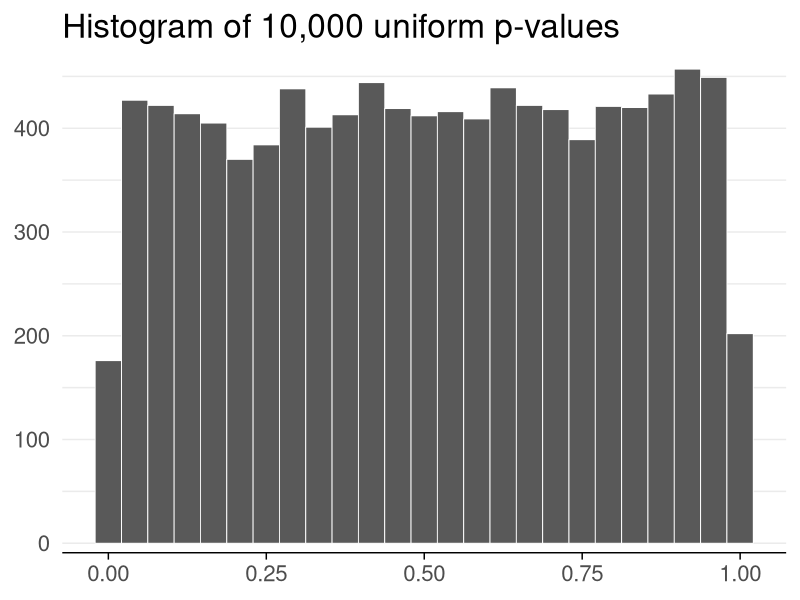
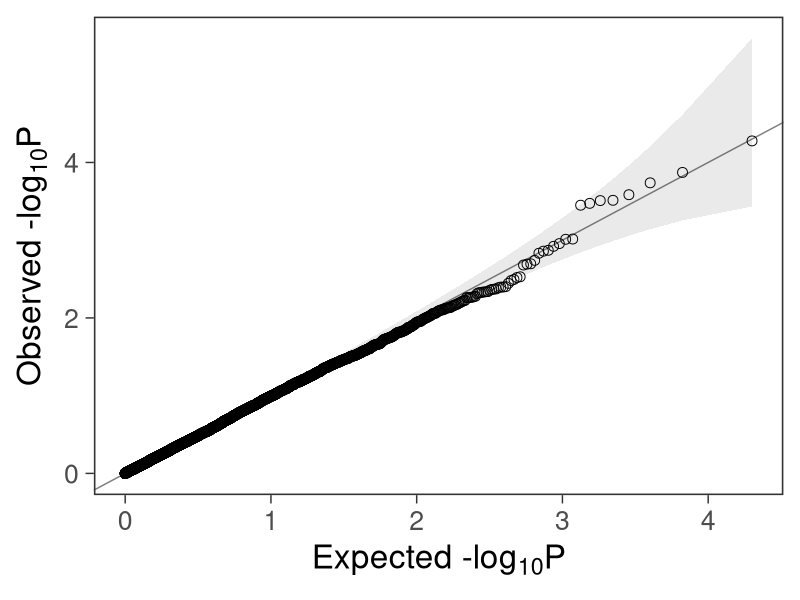
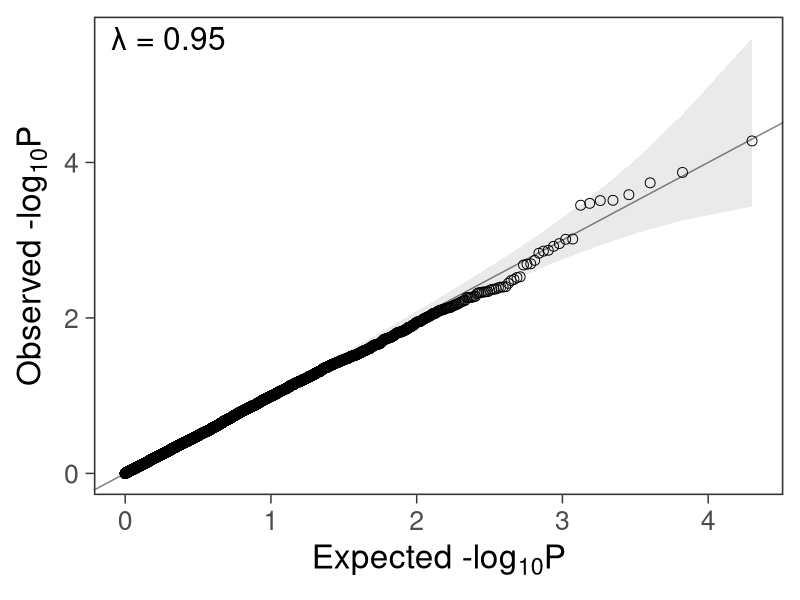

The R script that drew these images, in order:
## ---- chunk 1
library(seriation)
library(pheatmap)
library(knitr)
library(readr)
library(ggplot2)
library(dplyr)
library(tidyr)
library(stringr)
opts_chunk$set(
  echo = TRUE
)
## ---- chunk 2
ps <- runif(n = 1e4)
ggplot(data.frame(ps)) +
  geom_histogram(aes(x = ps), bins = 25, color = "white", size = 0.3) +
  theme_minimal(base_size = 20) +
  labs(x = NULL, y = NULL, title = "Histogram of 10,000 uniform p-values") +
  scale_y_continuous(expand = c(0.02, 0)) +
  theme(
    axis.line.x = element_line(size = 0.5),
    axis.ticks.x = element_line(size = 0.5),
    panel.grid.major.y = element_line(size = 0.5),
    panel.grid.minor.y = element_line(size = 0.5),
    panel.grid.major.x = element_blank(),
    panel.grid.minor.x = element_blank()
  )
## ---- chunk 3
#' Create a quantile-quantile plot with ggplot2.
#'
#' Assumptions:
#'   - Expected P values are uniformly distributed.
#'   - Confidence intervals assume independence between tests.
#'     We expect deviations past the confidence intervals if the tests are
#'     not independent.
#'     For example, in a genome-wide association study, the genotype at any
#'     position is correlated to nearby positions. Tests of nearby genotypes
#'     will result in similar test statistics.
#'
#' @param ps Vector of p-values.
#' @param ci Size of the confidence interval, 95% by default.
#' @return A ggplot2 plot.
#' @examples
#' library(ggplot2)
#' gg_qqplot(runif(1e2)) + theme_grey(base_size = 24)
gg_qqplot <- function(ps, ci = 0.95) {
  n  <- length(ps)
  df <- data.frame(
    observed = -log10(sort(ps)),
    expected = -log10(ppoints(n)),
    clower   = -log10(qbeta(p = (1 - ci) / 2, shape1 = 1:n, shape2 = n:1)),
    cupper   = -log10(qbeta(p = (1 + ci) / 2, shape1 = 1:n, shape2 = n:1))
  )
  log10Pe <- expression(paste("Expected -log"[10], plain(P)))
  log10Po <- expression(paste("Observed -log"[10], plain(P)))
  ggplot(df) +
    geom_ribbon(
      mapping = aes(x = expected, ymin = clower, ymax = cupper),
      alpha = 0.1
    ) +
    geom_point(aes(expected, observed), shape = 1, size = 3) +
    geom_abline(intercept = 0, slope = 1, alpha = 0.5) +
    # geom_line(aes(expected, cupper), linetype = 2, size = 0.5) +
    # geom_line(aes(expected, clower), linetype = 2, size = 0.5) +
    xlab(log10Pe) +
    ylab(log10Po)
}
## ---- chunk 4
gg_qqplot(ps) +
  theme_bw(base_size = 24) +
  theme(
    axis.ticks = element_line(size = 0.5),
    panel.grid = element_blank()
    # panel.grid = element_line(size = 0.5, color = "grey80")
  )
## ---- chunk 5
set.seed(1234)
pvalue <- runif(1000, min=0, max=1)
inflation <- function(ps) {
  chisq <- qchisq(1 - pvalue, 1)
  lambda <- median(chisq) / qchisq(0.5, 1)
  lambda
}
inflation(pvalue)
## ---- chunk 6
gg_qqplot(ps) +
  theme_bw(base_size = 24) +
  annotate(
    geom = "text",
    x = -Inf,
    y = Inf,
    hjust = -0.15,
    vjust = 1 + 0.15 * 3,
    label = sprintf("λ = %.2f", inflation(ps)),
    size = 8
  ) +
  theme(
    axis.ticks = element_line(size = 0.5),
    panel.grid = element_blank()
    # panel.grid = element_line(size = 0.5, color = "grey80")
  )
